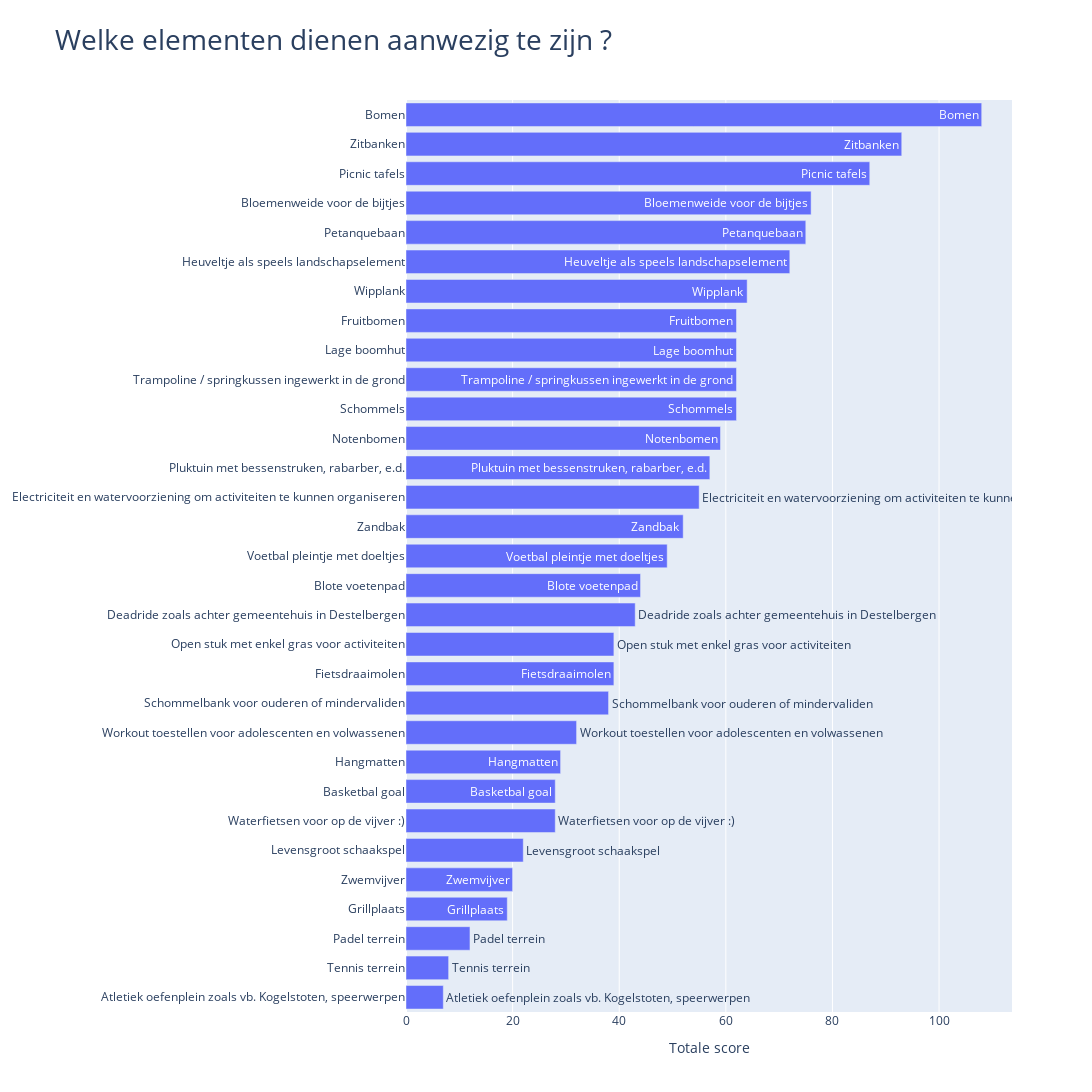

Write notebook code for a chart like this one.
### Code cell
fig = go.Figure(
    data = go.Bar(
        x=df[df["type"]=="elements"].sort_values("score")["score"],
        y=df[df["type"]=="elements"].sort_values("score")["description"],
        text=df[df["type"]=="elements"].sort_values("score")["score"],
        orientation="h",
        textposition='auto'
    ),
    layout = {
        "width": 1200,
        "height": 1200,
        "xaxis": {
            "title": "Totale score",
        },
        "title": "Welke elementen dienen aanwezig te zijn ?",
        "title_font_size": 28
    }
)

fig.show()

### Figure 1 — Plotly figure (JSON) as saved in the notebook; plotly's stock layout.template omitted (floating-point values rounded to 4 significant figures)
{"data": [{"orientation": "h", "text": ["Atletiek oefenplein zoals vb. Kogelstoten, speerwerpen", "Tennis terrein", "Padel terrein", "Grillplaats", "Zwemvijver", "Levensgroot schaakspel", "Waterfietsen voor op de vijver :)", "Basketbal goal", "Hangmatten", "Workout toestellen voor adolescenten en volwassenen", "Schommelbank voor ouderen of mindervaliden", "Fietsdraaimolen", "Open stuk met enkel gras voor activiteiten", "Deadride zoals achter gemeentehuis in Destelbergen", "Blote voetenpad", "Voetbal pleintje met doeltjes", "Zandbak", "Electriciteit en watervoorziening om activiteiten te kunnen organiseren", "Pluktuin met bessenstruken, rabarber, e.d.", "Notenbomen", "Schommels", "Trampoline / springkussen ingewerkt in de grond", "Lage boomhut", "Fruitbomen", "Wipplank", "Heuveltje als speels landschapselement", "Petanquebaan", "Bloemenweide voor de bijtjes", "Picnic tafels", "Zitbanken", "Bomen"], "textposition": "auto", "type": "bar", "x": [7, 8, 12, 19, 20, 22, 28, 28, 29, 32, 38, 39, 39, 43, 44, 49, 52, 55, 57, 59, 62, 62, 62, 62, 64, 72, 75, 76, 87, 93, 108], "y": ["Atletiek oefenplein zoals vb. Kogelstoten, speerwerpen", "Tennis terrein", "Padel terrein", "Grillplaats", "Zwemvijver", "Levensgroot schaakspel", "Waterfietsen voor op de vijver :)", "Basketbal goal", "Hangmatten", "Workout toestellen voor adolescenten en volwassenen", "Schommelbank voor ouderen of mindervaliden", "Fietsdraaimolen", "Open stuk met enkel gras voor activiteiten", "Deadride zoals achter gemeentehuis in Destelbergen", "Blote voetenpad", "Voetbal pleintje met doeltjes", "Zandbak", "Electriciteit en watervoorziening om activiteiten te kunnen organiseren", "Pluktuin met bessenstruken, rabarber, e.d.", "Notenbomen", "Schommels", "Trampoline / springkussen ingewerkt in de grond", "Lage boomhut", "Fruitbomen", "Wipplank", "Heuveltje als speels landschapselement", "Petanquebaan", "Bloemenweide voor de bijtjes", "Picnic tafels", "Zitbanken", "Bomen"]}], "layout": {"height": 1200, "title": {"font": {"size": 28}, "text": "Welke elementen dienen aanwezig te zijn ?"}, "width": 1200, "xaxis": {"title": {"text": "Totale score"}}}}
